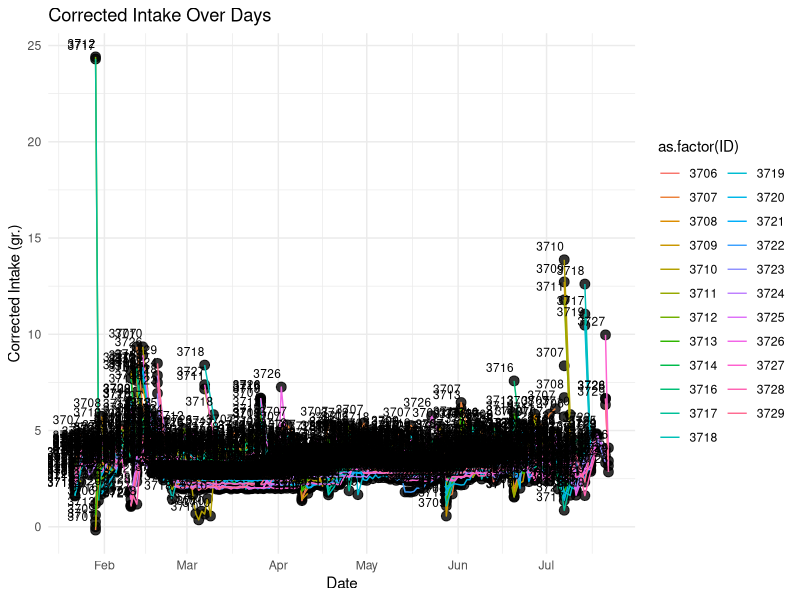

Generate this figure with R: (Note: this script raises an error after producing the figure.)
# Data analysis of the adiposity index (fat mass/lean mass) of NZO female mice assigned to two diet regimens: 
# "ad lib" or "restricted" after 9-12 weeks on LFD (D12450Ki, Research Diets).

#libraries
library(dplyr) #to use pipe
library(ggplot2) #to graph
library(readr)  



#----FOOD INTAKE----
# My idea is to take the mean of the last 3 days of daily food intake to restrict the animals to ~60% of the obese energy intake
# A complementary idea is to take only the IDs that are assigned to the "restricted" group.

FI_data <- read_csv("../data/FI.csv") %>% 
  filter(COHORT > 6) #Just fisetin mice 
  

FI_data_ <- read_csv("../data/FI.csv") %>% 
  filter(COHORT %in% c(3, 4, 5))
FI_data

fi_plot <- FI_data %>% 
  # filter(ID %in% c(3710, 3725,3708,3729,3724,3723,3728,3714,3727,3721,3722,3720)) %>% 
  ggplot(aes(x = DATE, y = corrected_intake_kcal, group =as.factor(ID))) +
  geom_point(size = 3, alpha = 0.8) +
  geom_line(aes(color = ID)) +  # Add color for better distinction
  stat_summary(
    fun.data = mean_se,
    geom = "pointrange",
    size = 0.5,
    shape = 21,
    color = "black",
    fill = "red",
    position = position_dodge(width = 0.2)  # Mean and SEM as big points
  ) +
  geom_text(aes(label = ID), size = 3, vjust = -1, hjust = 1) + 
  labs(
    title = "Corrected Intake Over Days",
    x = "Date",
    y = "Corrected Intake (kcal)"
  ) +
  theme_minimal() 

fi_plot_gr <- FI_data_ %>% 
  # drop_na() %>% 
  #  filter(ID %in% c(3710, 3725,3708,3729,3724,3723,3728,3714,3727,3721,3722,3720)) %>% 
  filter(DATE > "2025-01-20") %>% 
  ggplot(aes(x = DATE, y = corrected_intake_gr, group =as.factor(ID))) +
  geom_point(size = 3, alpha = 0.8) +
  geom_line(aes(color = as.factor(ID))) +  # Add color for better distinction
  geom_text(aes(label = ID), size = 3, vjust = -1, hjust = 1) + 
  labs(
    title = "Corrected Intake Over Days",
    x = "Date",
    y = "Corrected Intake (gr.)"
  ) +
  theme_minimal() 
fi_plot_gr    

bw <- read_csv("../data/BW.csv") %>% 
  filter(COHORT %in% c(3, 4, 5))
bw

echo_full <- echomri_data %>% 
  filter(COHORT %in% c(3, 4, 5))

echo_full %>% 
  ggplot(aes(Date, Lean/Weight, color = as.factor(ID))) +
  geom_point() +
  geom_line()

bw %>% 
  ggplot(aes(
    DATE, BW, group = ID, color = as.factor(ID)
  )) +
  geom_point() +
  geom_line()
